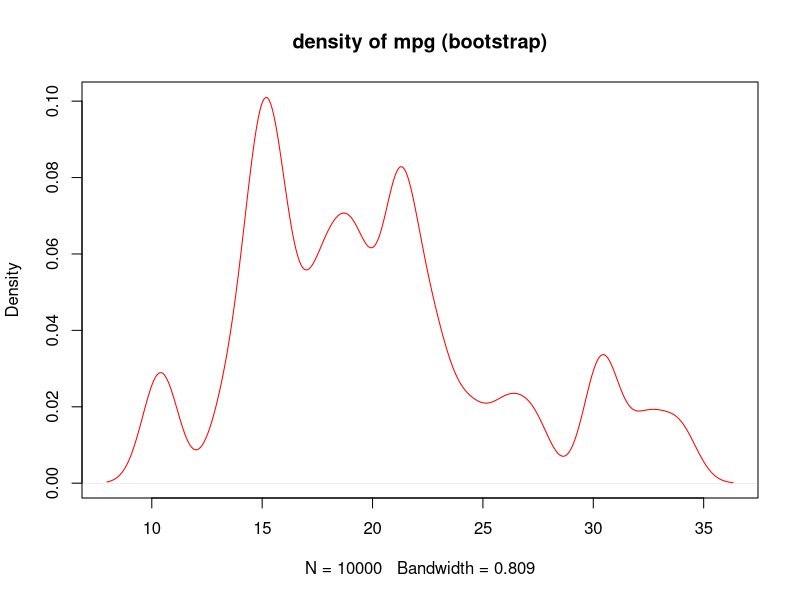

The R script that drew this image: (Note: this script raises an error after producing the figure.)
## ---- chunk 1
knitr::opts_chunk$set(echo = TRUE)
## ---- chunk 2
sample_mtcars <- sample(mtcars$mpg, 10000, replace = T)
density_mtcars <- density(sample_mtcars, kernel = "gaussian")
plot(density_mtcars, col = "red", main = "density of mpg (bootstrap)")
## ---- chunk 3
mtcars$mpg %>>% 
    sample(size = 10000, replace = T) %>>% 
    density(kernel = "guassian") %>>% 
    plot(col = "red", main = "density of mpg")
## ---- chunk 4
mtcars %>>% 
    subset(mpg >= quantile(mpg, 0.05) & mpg <= quantile(mpg, 0.05)) %>% 
    (mpg) %>>% 
    sample(size = 10000, replace = T) %>>% 
    density(kernel = "guassian") %>>% 
    plot(col = "red", main = "density of mpg")
## ---- chunk 5
rnorm(100, 0) %>>% 
    log %>>% 
    diff %>>% 
    sample(size = 10000, replace = T) %>>% 
    summary()
## ---- chunk 6
mtcars$mpg %>% 
    plot(col = "red", main = sprintf("number of points: %d", length(.)))
## ---- chunk 7
mtcars$mpg %>>% 
    stats::median()

mtcars$mpg %>>% 
    graphics::plot(col = "red")
## ---- chunk 8
functions <- list(average = function(x) mean(x))

mtcars$mpg %>>% functions$average()
mtcars$mpg %>>% functions[["average"]]() # need parenthese
## ---- chunk 9
mtcars %>>% 
    subset(mpg <= quantile(mpg, 0.95), c(mpg, wt)) %>>% 
    summary()
## ---- chunk 10
10000 %>>% 
    replicate(rnorm(10000)) %>>% 
    system.time()
## ---- chunk 11
system.time(replicate(10000, rnorm(1000)))
## ---- chunk 12
mtcars %>>% 
    lm(mpg ~ cyl + wt)
## ---- chunk 13
mtcars %>>% 
    lm(formula = mpg ~ cyl + wt)
## ---- chunk 14
mtcars %>>% 
    (lm(mpg ~ cyl + wt, data = .))
## ---- chunk 15
mtcars %>>% 
    {lm(mpg ~ cyl + wt, data = .)}
## ---- chunk 16
mtcars %>>% {
    model <- lm(mpg ~ wt + cyl, data = .)
    summ <- summary(model)
    summ[c('r.squared', 'adj.r.squared')]
}
## ---- chunk 17
mtcars %>>% 
    lm(formula = mpg ~ wt + cyl) %>>% 
    summary %>>% {
    if(.$r.squared >= 0.8){
        return("Model A")
    }
    cat("Model B should be considered.\n")
    "Model B"
}
## ---- chunk 18
mtcars %>>% {
    par(mfrow = c(1, 2))
.$mpg %>>% plot(col = "red", main = "mtcars (mpg)")
.$mpg %>>% hist(main = "distribution")
}
## ---- chunk 19
mtcars %>>% {
    par(mfrow = c(1, 2))
.$mpg %>>% plot(col = "red", main = sprintf("mtcars (mpg: %d)", length(.)))
.$mpg %>>% hist(main = "distribution")
}
## ---- chunk 20
density_plot <- mtcars$mpg %>>% 
    sample(size = 10000, replace = T) %>>% 
    (function(kernel){
        . %>>% 
            density(kernel = kernel) %>% 
            plot(main = sprintf("%s kernel", kernel))
    })
## ---- chunk 21
par(mfrow = c(1,3))
density_plot("guassian")
density_plot("rectanglar")
density_plot("trianglar")
## ---- chunk 22
1:10 %>>% (function(x, pow) x^pow)(2)
## ---- chunk 23
mtcars %>>% 
    lm(formula = mpg ~ wt + cyl) %>>% 
    (function(model, warn_level){
        warning("r.squared is too low", call. = FALSE)
        model
    })(0.9) %>>%
    coef
## ---- chunk 24
mtcars %>>% 
    (lm(mpg ~., data = .))
## ---- chunk 25
mtcars %>>% 
    (df ~ lm(mpg ~., data = df))
## ---- chunk 26
mtcars %>>% 
    subset(select = c(mpg, wt, cyl)) %>>% 
    (x ~ lm(mpg ~., data = x))
## ---- chunk 27
mtcars %>>% 
    subset(select = c(mpg, wt, cyl)) %>>% 
    (x ~ {
        summ <- lm(mpg ~., data = x) %>>% 
            summary
        list(n = nrow(x), r.squared = summ$r.squared)
    })
## ---- chunk 28
z <- plot(mtcars$mpg)
z
## ---- chunk 29
mtcars %>>% 
    subset(mpg >= quantile(mpg, 0.05) & mpg <= quantile(mpg, 0.95), c(mpg, cyl, wt)) %>>% 
    (~ cat("rows: ", nrow(.), "\n")) %>>% 
    summary()
## ---- chunk 30
mtcars %>>% 
    subset(mpg >= quantile(mpg, 0.05) & mpg <= quantile(mpg, 0.95)) %>>% 
    (~ plot(mpg ~ wt, data = .)) %>>% 
    lm(formula = mpg ~ wt) %>>% 
    summary()
## ---- chunk 31
mtcars %>>% 
    subset(mpg >= quantile(mpg, 0.05) & mpg <= quantile(mpg, 0.95), c(mpg, cyl ,wt)) %>>% 
    (~ filtered ~ cat("rows:", nrow(filtered), "\n")) %>>% 
    summary()
## ---- chunk 32
mtcars %>>%
    "Running linear model" %>>% 
    lm(formula = mpg ~ wt + cyl) %>>% 
    "summarizing the model" %>>% 
    summary() %>>% 
    coef()
## ---- chunk 33
data(diamonds, package = "ggplot2")

diamonds %>>% 
    "filtering data ..." %>>% 
    filter(carat >= quantile(carat, 0.05) & carat <= quantile(carat, 0.95)) %>>% 
    select(carat, price, depth) %>>% 
    "estimating linear model ..." %>>% 
    lm(formula = carat ~ price + depth) %>>% 
    "summarizing model ..." %>>% 
    summary()
## ---- chunk 34
mtcars %>>% 
    subset(vs == 1, c(mpg, wt, cyl)) %>>% 
    (? nrow(.)) %>>% 
    (? data ~ ncol(data)) %>>% 
    summary()
## ---- chunk 35
mtcars %>>% 
    ("Raw data rows:" ? nrow(.)) %>>% 
    subset(vs == 1, c(mpg, cyl, wt)) %>>% 
    ("Filtered data rows:" ? nrow(.)) %>>% 
    lm(formula = mpg ~ wt + cyl)
## ---- chunk 36
mtcars %>>% 
    subset(vs == 1, c(mpg, wt, cyl)) %>>% 
    lm(formula = mpg ~ cyl + wt) %>>% 
    (~ stopifnot(summary(.)$r.squared >= 0.5)) %>>% 
    predict(newdata = list(cyl = 4.5, wt = 3.0))
## ---- chunk 37
mtcars %>>% 
    subset(vs == 1, c(mpg, cyl, wt)) %>>% 
    lm(formula = mpg ~ wt + cyl) %>>% 
    summary() %>>% 
    (~ browser(expr = .$r.squared < 0.5))

# if the R^2 of the inear model is less than 0.8, the evaluation will pause and wait for browser.
## ---- chunk 38
mtcars %>>% 
    subset(select = c(mpg, wt, cyl)) %>>% 
    (~ sub_mtcars) %>>% 
    lm(formula = mpg ~ wt + cyl) %>>% 
    (~ lm_mtcars) %>>% 
    summary()
## ---- chunk 39
sub_mtcars
## ---- chunk 40
lm_mtcars
## ---- chunk 41
ls.str() # inspect the environment variable and it's structure
## ---- chunk 42
mtcars %>>% 
    subset(select = c(mpg, wt, cyl)) %>>% 
    (~ summ = summary(.)) %>>% # side-effect assignment
    lm(formula = mpg ~ wt + cyl)
## ---- chunk 43
summ
## ---- chunk 44
mtcars %>>% 
    subset(select = c(mpg, wt, cyl)) %>>% 
    (~ summ = df ~ summary(df)) %>>% # side-effect assignment
    lm(formula = mpg ~ wt + cyl)
## ---- chunk 45
summ
## ---- chunk 46
mtcars %>>% 
    subset(select = c(mpg, wt, cyl)) %>>% 
    (~ summ = df ~ summary(df)) %>>% 
    (model = lm(mpg ~ wt + cyl, data = .))
## ---- chunk 47
summ
model
## ---- chunk 48
mtcars %>>% 
    (~ summary(.) -> summ)
## ---- chunk 49
mtcars %>>% 
    (~ summary(.) -> summ) %>>%  # side-effect assignment
    (lm(formula = mpg ~ wt + cyl, data = .) -> lm_mtcars) %>>% # continue piping
    summary()
## ---- chunk 50
summ
## ---- chunk 51
lm_mtcars
## ---- chunk 52
results <- list()
mtcars %>>% 
    lm(formula = mpg ~ wt + cyl) %>>% 
    (~ results$mtcars = . %>>% summary %>>% (r.squared))

results
## ---- chunk 53
iris %>>% 
    lm(formula = Sepal.Length ~ Sepal.Width) %>>% 
    (~ results$iris = . %>>% summary %>>% (r.squared))

results
## ---- chunk 54
results <- numeric()
rnorm(100) %>>% 
    (~ mean(.) -> results["mean"]) %>>% 
    (~ median(.) -> results['median']) %>>%
    summary

results
## ---- chunk 55
numbers <- 1:5

letters %>>% 
    sample(length(numbers)) %>>% 
    (~ . -> names(numbers))

numbers
## ---- chunk 56
mtcars %>>% 
    (lm(mpg ~ wt + cyl, data = .)) %>>% 
    summary %>>% 
    (r.squared)
## ---- chunk 57
list(a = 1, b = 2) %>>% (a)
## ---- chunk 58
c(a = 1, b = 2) %>>% (a)
## ---- chunk 59
env <- new.env()
env$a <-  1
env$b <-  2

env %>>% (a) 
## ---- chunk 60
set.seed(0)
x <- cumsum(rnorm(150))
y <- 2 * x + rnorm(150) * 0.5

matplot(cbind(x, y), type = "l")
